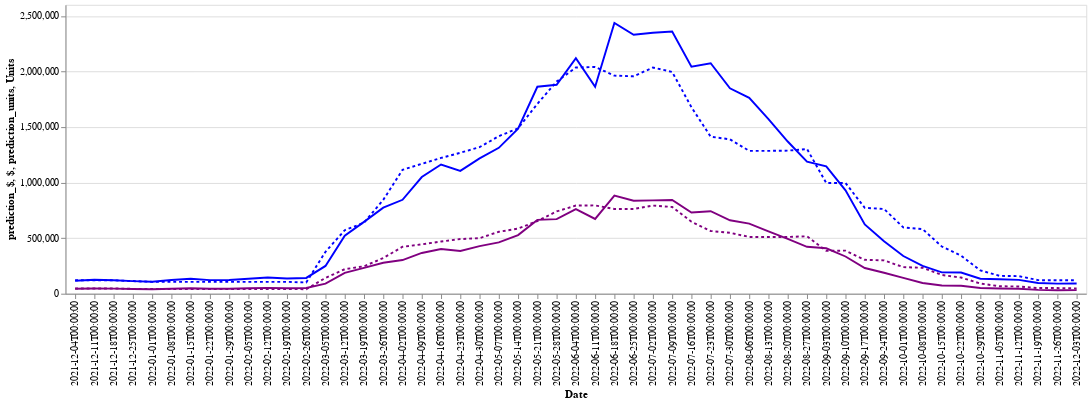

The code cell stored with this chart in its notebook:
### Markdown cell above
Compare the predictions with the actuals

### Code cell
# Merge predictions to the original data to be able to compare and plot it
data_merge = data.merge(test[['prediction_units', 'prediction_$']], how='left', left_index=True, right_index=True).reset_index()

# Plot prediction on line chart 
base = alt.Chart(data_merge[data_merge['Date'] > '2021-12-02']).encode(x=alt.X('Date:O', axis=alt.Axis(labelAngle=-90)))
alt.layer(
    base.mark_line(color='blue', strokeDash=[3,3]).encode(y='prediction_$'),
    base.mark_line(color='blue').encode(y='$'),
    base.mark_line(color='purple', strokeDash=[3,3]).encode(y='prediction_units'),
    base.mark_line(color='purple').encode(y='Units')
).interactive()

### Figure 1 — Vega-Lite specification as saved in the notebook (floating-point values rounded to 4 significant figures)
{"config": {"view": {"continuousWidth": 400, "continuousHeight": 300}}, "layer": [{"mark": {"type": "line", "color": "blue", "strokeDash": [3, 3]}, "encoding": {"x": {"axis": {"labelAngle": -90}, "field": "Date", "type": "ordinal"}, "y": {"field": "prediction_$", "type": "quantitative"}}, "selection": {"selector002": {"type": "interval", "bind": "scales", "encodings": ["x", "y"]}}}, {"mark": {"type": "line", "color": "blue"}, "encoding": {"x": {"axis": {"labelAngle": -90}, "field": "Date", "type": "ordinal"}, "y": {"field": "$", "type": "quantitative"}}}, {"mark": {"type": "line", "color": "purple", "strokeDash": [3, 3]}, "encoding": {"x": {"axis": {"labelAngle": -90}, "field": "Date", "type": "ordinal"}, "y": {"field": "prediction_units", "type": "quantitative"}}}, {"mark": {"type": "line", "color": "purple"}, "encoding": {"x": {"axis": {"labelAngle": -90}, "field": "Date", "type": "ordinal"}, "y": {"field": "Units", "type": "quantitative"}}}], "data": {"name": "data-7cd3f71c2d070a79c585b63698325d8b"}, "$schema": "https://vega.github.io/schema/vega-lite/v4.17.0.json", "datasets": {"data-7cd3f71c2d070a79c585b63698325d8b": [{"Date": "2021-12-04T00:00:00", "$": 116500.0, "Units": 44420.0, "month": 12, "quarter": 4, "year": 2021, "day_of_year": 338, "seasons": 4, "lag_Units_1": 42310.0, "lag_$_1": 110200.0, "lag_Units_2": 34090.0, "lag_$_2": 89180.0, "lag_Units_3": 30460.0, "lag_$_3": 79280.0, "prediction_units": 47620.0, "prediction_$": 120600.0}, {"Date": "2021-12-11T00:00:00", "$": 125200.0, "Units": 47560.0, "month": 12, "quarter": 4, "year": 2021, "day_of_year": 345, "seasons": 4, "lag_Units_1": 44040.0, "lag_$_1": 116200.0, "lag_Units_2": 34700.0, "lag_$_2": 90400.0, "lag_Units_3": 23840.0, "lag_$_3": 61440.0, "prediction_units": 47620.0, "prediction_$": 120600.0}, {"Date": "2021-12-18T00:00:00", "$": 121100.0, "Units": 45620.0, "month": 12, "quarter": 4, "year": 2021, "day_of_year": 352, "seasons": 4, "lag_Units_1": 40210.0, "lag_$_1": 105300.0, "lag_Units_2": 32950.0, "lag_$_2": 86410.0, "lag_Units_3": 22470.0, "lag_$_3": 58960.0, "prediction_units": 47620.0, "prediction_$": 120600.0}, {"Date": "2021-12-25T00:00:00", "$": 113400.0, "Units": 42320.0, "month": 12, "quarter": 4, "year": 2021, "day_of_year": 359, "seasons": 4, "lag_Units_1": 34060.0, "lag_$_1": 89220.0, "lag_Units_2": 28970.0, "lag_$_2": 76370.0, "lag_Units_3": 21510.0, "lag_$_3": 56200.0, "prediction_units": 43250.0, "prediction_$": 113800.0}, {"Date": "2022-01-01T00:00:00", "$": 107800.0, "Units": 39820.0, "month": 1, "quarter": 1, "year": 2022, "day_of_year": 1, "seasons": 4, "lag_Units_1": 38840.0, "lag_$_1": 101500.0, "lag_Units_2": 35420.0, "lag_$_2": 93870.0, "lag_Units_3": 27180.0, "lag_$_3": 70790.0, "prediction_units": 42750.0, "prediction_$": 106800.0}, {"Date": "2022-01-08T00:00:00", "$": 123900.0, "Units": 45330.0, "month": 1, "quarter": 1, "year": 2022, "day_of_year": 8, "seasons": 4, "lag_Units_1": 43630.0, "lag_$_1": 115000.0, "lag_Units_2": 32410.0, "lag_$_2": 85830.0, "lag_Units_3": 30020.0, "lag_$_3": 78190.0, "prediction_units": 42750.0, "prediction_$": 106800.0}, {"Date": "2022-01-15T00:00:00", "$": 135000.0, "Units": 48980.0, "month": 1, "quarter": 1, "year": 2022, "day_of_year": 15, "seasons": 4, "lag_Units_1": 43680.0, "lag_$_1": 114600.0, "lag_Units_2": 38210.0, "lag_$_2": 100600.0, "lag_Units_3": 28580.0, "lag_$_3": 74730.0, "prediction_units": 42750.0, "prediction_$": 106800.0}, {"Date": "2022-01-22T00:00:00", "$": 122000.0, "Units": 44710.0, "month": 1, "quarter": 1, "year": 2022, "day_of_year": 22, "seasons": 4, "lag_Units_1": 46090.0, "lag_$_1": 121800.0, "lag_Units_2": 39160.0, "lag_$_2": 103100.0, "lag_Units_3": 28800.0, "lag_$_3": 76070.0, "prediction_units": 42750.0, "prediction_$": 106800.0}, {"Date": "2022-01-29T00:00:00", "$": 124100.0, "Units": 45240.0, "month": 1, "quarter": 1, "year": 2022, "day_of_year": 29, "seasons": 4, "lag_Units_1": 45070.0, "lag_$_1": 118300.0, "lag_Units_2": 38380.0, "lag_$_2": 99940.0, "lag_Units_3": 35250.0, "lag_$_3": 89540.0, "prediction_units": 42750.0, "prediction_$": 106800.0}, {"Date": "2022-02-05T00:00:00", "$": 135000.0, "Units": 48850.0, "month": 2, "quarter": 1, "year": 2022, "day_of_year": 36, "seasons": 4, "lag_Units_1": 45640.0, "lag_$_1": 119200.0, "lag_Units_2": 45130.0, "lag_$_2": 119600.0, "lag_Units_3": 38710.0, "lag_$_3": 97240.0, "prediction_units": 42750.0, "prediction_$": 106800.0}, {"Date": "2022-02-12T00:00:00", "$": 145500.0, "Units": 52810.0, "month": 2, "quarter": 1, "year": 2022, "day_of_year": 43, "seasons": 4, "lag_Units_1": 49540.0, "lag_$_1": 129400.0, "lag_Units_2": 43720.0, "lag_$_2": 115800.0, "lag_Units_3": 38150.0, "lag_$_3": 95980.0, "prediction_units": 42750.0, "prediction_$": 106800.0}, {"Date": "2022-02-19T00:00:00", "$": 136200.0, "Units": 49530.0, "month": 2, "quarter": 1, "year": 2022, "day_of_year": 50, "seasons": 4, "lag_Units_1": 42970.0, "lag_$_1": 114100.0, "lag_Units_2": 48520.0, "lag_$_2": 128100.0, "lag_Units_3": 43430.0, "lag_$_3": 109200.0, "prediction_units": 42750.0, "prediction_$": 106800.0}, {"Date": "2022-02-26T00:00:00", "$": 142000.0, "Units": 52110.0, "month": 2, "quarter": 1, "year": 2022, "day_of_year": 57, "seasons": 4, "lag_Units_1": 55290.0, "lag_$_1": 145300.0, "lag_Units_2": 49730.0, "lag_$_2": 130900.0, "lag_Units_3": 53980.0, "lag_$_3": 135900.0, "prediction_units": 40490.0, "prediction_$": 101100.0}, {"Date": "2022-03-05T00:00:00", "$": 250000.0, "Units": 90680.0, "month": 3, "quarter": 1, "year": 2022, "day_of_year": 64, "seasons": 1, "lag_Units_1": 90320.0, "lag_$_1": 235700.0, "lag_Units_2": 84490.0, "lag_$_2": 219400.0, "lag_Units_3": 90100.0, "lag_$_3": 232800.0, "prediction_units": 142100.0, "prediction_$": 377400.0}, {"Date": "2022-03-12T00:00:00", "$": 522700.0, "Units": 188300.0, "month": 3, "quarter": 1, "year": 2022, "day_of_year": 71, "seasons": 1, "lag_Units_1": 176300.0, "lag_$_1": 461300.0, "lag_Units_2": 198400.0, "lag_$_2": 521600.0, "lag_Units_3": 130800.0, "lag_$_3": 339500.0, "prediction_units": 220700.0, "prediction_$": 571600.0}, {"Date": "2022-03-19T00:00:00", "$": 646500.0, "Units": 232600.0, "month": 3, "quarter": 1, "year": 2022, "day_of_year": 78, "seasons": 1, "lag_Units_1": 261500.0, "lag_$_1": 682100.0, "lag_Units_2": 404400.0, "lag_$_2": 1057000.0, "lag_Units_3": 165200.0, "lag_$_3": 429300.0, "prediction_units": 247200.0, "prediction_$": 639500.0}, {"Date": "2022-03-26T00:00:00", "$": 774000.0, "Units": 278700.0, "month": 3, "quarter": 1, "year": 2022, "day_of_year": 85, "seasons": 1, "lag_Units_1": 343900.0, "lag_$_1": 888900.0, "lag_Units_2": 370100.0, "lag_$_2": 963900.0, "lag_Units_3": 205300.0, "lag_$_3": 532000.0, "prediction_units": 321000.0, "prediction_$": 844500.0}, {"Date": "2022-04-02T00:00:00", "$": 845500.0, "Units": 302800.0, "month": 4, "quarter": 2, "year": 2022, "day_of_year": 92, "seasons": 1, "lag_Units_1": 433500.0, "lag_$_1": 1110000.0, "lag_Units_2": 452100.0, "lag_$_2": 1177000.0, "lag_Units_3": 265400.0, "lag_$_3": 693200.0, "prediction_units": 422300.0, "prediction_$": 1115000.0}, {"Date": "2022-04-09T00:00:00", "$": 1050000.0, "Units": 366900.0, "month": 4, "quarter": 2, "year": 2022, "day_of_year": 99, "seasons": 1, "lag_Units_1": 516200.0, "lag_$_1": 1326000.0, "lag_Units_2": 470800.0, "lag_$_2": 1211000.0, "lag_Units_3": 362400.0, "lag_$_3": 945600.0, "prediction_units": 444300.0, "prediction_$": 1169000.0}, {"Date": "2022-04-16T00:00:00", "$": 1163000.0, "Units": 402100.0, "month": 4, "quarter": 2, "year": 2022, "day_of_year": 106, "seasons": 1, "lag_Units_1": 499600.0, "lag_$_1": 1283000.0, "lag_Units_2": 519100.0, "lag_$_2": 1332000.0, "lag_Units_3": 391700.0, "lag_$_3": 1010000.0, "prediction_units": 469900.0, "prediction_$": 1222000.0}, {"Date": "2022-04-23T00:00:00", "$": 1105000.0, "Units": 384800.0, "month": 4, "quarter": 2, "year": 2022, "day_of_year": 113, "seasons": 1, "lag_Units_1": 468000.0, "lag_$_1": 1205000.0, "lag_Units_2": 540400.0, "lag_$_2": 1384000.0, "lag_Units_3": 429500.0, "lag_$_3": 1106000.0, "prediction_units": 491800.0, "prediction_$": 1268000.0}, {"Date": "2022-04-30T00:00:00", "$": 1218000.0, "Units": 428500.0, "month": 4, "quarter": 2, "year": 2022, "day_of_year": 120, "seasons": 1, "lag_Units_1": 524200.0, "lag_$_1": 1338000.0, "lag_Units_2": 607400.0, "lag_$_2": 1553000.0, "lag_Units_3": 459300.0, "lag_$_3": 1186000.0, "prediction_units": 500100.0, "prediction_$": 1319000.0}, {"Date": "2022-05-07T00:00:00", "$": 1313000.0, "Units": 461600.0, "month": 5, "quarter": 2, "year": 2022, "day_of_year": 127, "seasons": 1, "lag_Units_1": 558100.0, "lag_$_1": 1432000.0, "lag_Units_2": 688100.0, "lag_$_2": 1762000.0, "lag_Units_3": 494400.0, "lag_$_3": 1282000.0, "prediction_units": 557100.0, "prediction_$": 1418000.0}, {"Date": "2022-05-14T00:00:00", "$": 1486000.0, "Units": 528100.0, "month": 5, "quarter": 2, "year": 2022, "day_of_year": 134, "seasons": 1, "lag_Units_1": 553100.0, "lag_$_1": 1425000.0, "lag_Units_2": 721800.0, "lag_$_2": 1854000.0, "lag_Units_3": 499100.0, "lag_$_3": 1289000.0, "prediction_units": 586100.0, "prediction_$": 1488000.0}, {"Date": "2022-05-21T00:00:00", "$": 1863000.0, "Units": 664300.0, "month": 5, "quarter": 2, "year": 2022, "day_of_year": 141, "seasons": 1, "lag_Units_1": 631000.0, "lag_$_1": 1627000.0, "lag_Units_2": 796100.0, "lag_$_2": 2041000.0, "lag_Units_3": 639500.0, "lag_$_3": 1650000.0, "prediction_units": 653700.0, "prediction_$": 1709000.0}, {"Date": "2022-05-28T00:00:00", "$": 1881000.0, "Units": 671500.0, "month": 5, "quarter": 2, "year": 2022, "day_of_year": 148, "seasons": 1, "lag_Units_1": 720200.0, "lag_$_1": 1859000.0, "lag_Units_2": 905000.0, "lag_$_2": 2314000.0, "lag_Units_3": 710100.0, "lag_$_3": 1827000.0, "prediction_units": 740600.0, "prediction_$": 1909000.0}, {"Date": "2022-06-04T00:00:00", "$": 2120000.0, "Units": 761400.0, "month": 6, "quarter": 2, "year": 2022, "day_of_year": 155, "seasons": 2, "lag_Units_1": 751000.0, "lag_$_1": 1926000.0, "lag_Units_2": 897200.0, "lag_$_2": 2275000.0, "lag_Units_3": 772300.0, "lag_$_3": 1988000.0, "prediction_units": 793400.0, "prediction_$": 2035000.0}, {"Date": "2022-06-11T00:00:00", "$": 1862000.0, "Units": 672900.0, "month": 6, "quarter": 2, "year": 2022, "day_of_year": 162, "seasons": 2, "lag_Units_1": 795700.0, "lag_$_1": 2046000.0, "lag_Units_2": 941000.0, "lag_$_2": 2402000.0, "lag_Units_3": 742500.0, "lag_$_3": 1904000.0, "prediction_units": 795000.0, "prediction_$": 2041000.0}, {"Date": "2022-06-18T00:00:00", "$": 2437000.0, "Units": 883300.0, "month": 6, "quarter": 2, "year": 2022, "day_of_year": 169, "seasons": 2, "lag_Units_1": 784900.0, "lag_$_1": 2012000.0, "lag_Units_2": 816100.0, "lag_$_2": 2074000.0, "lag_Units_3": 717800.0, "lag_$_3": 1844000.0, "prediction_units": 762100.0, "prediction_$": 1963000.0}, {"Date": "2022-06-25T00:00:00", "$": 2330000.0, "Units": 836500.0, "month": 6, "quarter": 2, "year": 2022, "day_of_year": 176, "seasons": 2, "lag_Units_1": 692600.0, "lag_$_1": 1775000.0, "lag_Units_2": 780100.0, "lag_$_2": 2002000.0, "lag_Units_3": 738100.0, "lag_$_3": 1890000.0, "prediction_units": 762600.0, "prediction_$": 1957000.0}, {"Date": "2022-07-02T00:00:00", "$": 2349000.0, "Units": 840200.0, "month": 7, "quarter": 3, "year": 2022, "day_of_year": 183, "seasons": 2, "lag_Units_1": 756300.0, "lag_$_1": 1938000.0, "lag_Units_2": 850300.0, "lag_$_2": 2168000.0, "lag_Units_3": 837300.0, "lag_$_3": 2137000.0, "prediction_units": 793400.0, "prediction_$": 2035000.0}, {"Date": "2022-07-09T00:00:00", "$": 2360000.0, "Units": 843900.0, "month": 7, "quarter": 3, "year": 2022, "day_of_year": 190, "seasons": 2, "lag_Units_1": 717100.0, "lag_$_1": 1833000.0, "lag_Units_2": 777200.0, "lag_$_2": 1972000.0, "lag_Units_3": 739100.0, "lag_$_3": 1890000.0, "prediction_units": 780500.0, "prediction_$": 1996000.0}, {"Date": "2022-07-16T00:00:00", "$": 2042000.0, "Units": 731000.0, "month": 7, "quarter": 3, "year": 2022, "day_of_year": 197, "seasons": 2, "lag_Units_1": 626200.0, "lag_$_1": 1598000.0, "lag_Units_2": 689900.0, "lag_$_2": 1752000.0, "lag_Units_3": 716400.0, "lag_$_3": 1820000.0, "prediction_units": 648000.0, "prediction_$": 1678000.0}, {"Date": "2022-07-23T00:00:00", "$": 2074000.0, "Units": 742600.0, "month": 7, "quarter": 3, "year": 2022, "day_of_year": 204, "seasons": 2, "lag_Units_1": 601900.0, "lag_$_1": 1540000.0, "lag_Units_2": 644400.0, "lag_$_2": 1640000.0, "lag_Units_3": 661100.0, "lag_$_3": 1675000.0, "prediction_units": 564500.0, "prediction_$": 1413000.0}, {"Date": "2022-07-30T00:00:00", "$": 1849000.0, "Units": 660800.0, "month": 7, "quarter": 3, "year": 2022, "day_of_year": 211, "seasons": 2, "lag_Units_1": 592000.0, "lag_$_1": 1512000.0, "lag_Units_2": 590400.0, "lag_$_2": 1499000.0, "lag_Units_3": 609800.0, "lag_$_3": 1542000.0, "prediction_units": 548500.0, "prediction_$": 1389000.0}, {"Date": "2022-08-06T00:00:00", "$": 1763000.0, "Units": 630400.0, "month": 8, "quarter": 3, "year": 2022, "day_of_year": 218, "seasons": 2, "lag_Units_1": 529200.0, "lag_$_1": 1346000.0, "lag_Units_2": 525300.0, "lag_$_2": 1333000.0, "lag_Units_3": 576200.0, "lag_$_3": 1465000.0, "prediction_units": 510900.0, "prediction_$": 1286000.0}, {"Date": "2022-08-13T00:00:00", "$": 1572000.0, "Units": 560400.0, "month": 8, "quarter": 3, "year": 2022, "day_of_year": 225, "seasons": 2, "lag_Units_1": 538800.0, "lag_$_1": 1372000.0, "lag_Units_2": 477600.0, "lag_$_2": 1210000.0, "lag_Units_3": 543800.0, "lag_$_3": 1376000.0, "prediction_units": 510300.0, "prediction_$": 1286000.0}, {"Date": "2022-08-20T00:00:00", "$": 1370000.0, "Units": 493100.0, "month": 8, "quarter": 3, "year": 2022, "day_of_year": 232, "seasons": 2, "lag_Units_1": 457800.0, "lag_$_1": 1166000.0, "lag_Units_2": 469300.0, "lag_$_2": 1182000.0, "lag_Units_3": 437100.0, "lag_$_3": 1091000.0, "prediction_units": 510800.0, "prediction_$": 1288000.0}, {"Date": "2022-08-27T00:00:00", "$": 1188000.0, "Units": 422000.0, "month": 8, "quarter": 3, "year": 2022, "day_of_year": 239, "seasons": 2, "lag_Units_1": 466300.0, "lag_$_1": 1186000.0, "lag_Units_2": 424800.0, "lag_$_2": 1069000.0, "lag_Units_3": 307000.0, "lag_$_3": 770400.0, "prediction_units": 516700.0, "prediction_$": 1303000.0}, {"Date": "2022-09-03T00:00:00", "$": 1146000.0, "Units": 408900.0, "month": 9, "quarter": 3, "year": 2022, "day_of_year": 246, "seasons": 3, "lag_Units_1": 418200.0, "lag_$_1": 1059000.0, "lag_Units_2": 412600.0, "lag_$_2": 1046000.0, "lag_Units_3": 245700.0, "lag_$_3": 597600.0, "prediction_units": 386500.0, "prediction_$": 996500.0}, {"Date": "2022-09-10T00:00:00", "$": 930200.0, "Units": 335000.0, "month": 9, "quarter": 3, "year": 2022, "day_of_year": 253, "seasons": 3, "lag_Units_1": 377800.0, "lag_$_1": 961100.0, "lag_Units_2": 339000.0, "lag_$_2": 849500.0, "lag_Units_3": 204200.0, "lag_$_3": 454200.0, "prediction_units": 387600.0, "prediction_$": 996500.0}, {"Date": "2022-09-17T00:00:00", "$": 623900.0, "Units": 231100.0, "month": 9, "quarter": 3, "year": 2022, "day_of_year": 260, "seasons": 3, "lag_Units_1": 298500.0, "lag_$_1": 763100.0, "lag_Units_2": 226700.0, "lag_$_2": 554300.0, "lag_Units_3": 158300.0, "lag_$_3": 349300.0, "prediction_units": 305100.0, "prediction_$": 772500.0}, {"Date": "2022-09-24T00:00:00", "$": 472300.0, "Units": 188400.0, "month": 9, "quarter": 3, "year": 2022, "day_of_year": 267, "seasons": 3, "lag_Units_1": 225900.0, "lag_$_1": 573600.0, "lag_Units_2": 162100.0, "lag_$_2": 385200.0, "lag_Units_3": 121800.0, "lag_$_3": 255300.0, "prediction_units": 299900.0, "prediction_$": 762900.0}, {"Date": "2022-10-01T00:00:00", "$": 339100.0, "Units": 142800.0, "month": 10, "quarter": 4, "year": 2022, "day_of_year": 274, "seasons": 3, "lag_Units_1": 175000.0, "lag_$_1": 438300.0, "lag_Units_2": 138600.0, "lag_$_2": 327800.0, "lag_Units_3": 103800.0, "lag_$_3": 240100.0, "prediction_units": 239100.0, "prediction_$": 596700.0}, {"Date": "2022-10-08T00:00:00", "$": 250100.0, "Units": 96840.0, "month": 10, "quarter": 4, "year": 2022, "day_of_year": 281, "seasons": 3, "lag_Units_1": 164100.0, "lag_$_1": 388000.0, "lag_Units_2": 124900.0, "lag_$_2": 298700.0, "lag_Units_3": 81100.0, "lag_$_3": 192100.0, "prediction_units": 233600.0, "prediction_$": 581700.0}, {"Date": "2022-10-15T00:00:00", "$": 191800.0, "Units": 74510.0, "month": 10, "quarter": 4, "year": 2022, "day_of_year": 288, "seasons": 3, "lag_Units_1": 135600.0, "lag_$_1": 323300.0, "lag_Units_2": 107800.0, "lag_$_2": 264000.0, "lag_Units_3": 58270.0, "lag_$_3": 139700.0, "prediction_units": 168500.0, "prediction_$": 424700.0}, {"Date": "2022-10-22T00:00:00", "$": 190600.0, "Units": 71290.0, "month": 10, "quarter": 4, "year": 2022, "day_of_year": 295, "seasons": 3, "lag_Units_1": 124600.0, "lag_$_1": 247400.0, "lag_Units_2": 82160.0, "lag_$_2": 208200.0, "lag_Units_3": 51420.0, "lag_$_3": 126200.0, "prediction_units": 145500.0, "prediction_$": 343100.0}, {"Date": "2022-10-29T00:00:00", "$": 135400.0, "Units": 51880.0, "month": 10, "quarter": 4, "year": 2022, "day_of_year": 302, "seasons": 3, "lag_Units_1": 87410.0, "lag_$_1": 210100.0, "lag_Units_2": 64000.0, "lag_$_2": 161500.0, "lag_Units_3": 48850.0, "lag_$_3": 121200.0, "prediction_units": 91650.0, "prediction_$": 210100.0}, {"Date": "2022-11-05T00:00:00", "$": 130100.0, "Units": 47680.0, "month": 11, "quarter": 4, "year": 2022, "day_of_year": 309, "seasons": 3, "lag_Units_1": 64780.0, "lag_$_1": 161100.0, "lag_Units_2": 57790.0, "lag_$_2": 147600.0, "lag_Units_3": 43520.0, "lag_$_3": 109900.0, "prediction_units": 66830.0, "prediction_$": 160800.0}, {"Date": "2022-11-12T00:00:00", "$": 124300.0, "Units": 45360.0, "month": 11, "quarter": 4, "year": 2022, "day_of_year": 316, "seasons": 3, "lag_Units_1": 58330.0, "lag_$_1": 148500.0, "lag_Units_2": 57290.0, "lag_$_2": 145800.0, "lag_Units_3": 39540.0, "lag_$_3": 102700.0, "prediction_units": 65480.0, "prediction_$": 158200.0}, {"Date": "2022-11-19T00:00:00", "$": 96340.0, "Units": 34530.0, "month": 11, "quarter": 4, "year": 2022, "day_of_year": 323, "seasons": 3, "lag_Units_1": 53640.0, "lag_$_1": 135300.0, "lag_Units_2": 50630.0, "lag_$_2": 130400.0, "lag_Units_3": 37470.0, "lag_$_3": 97410.0, "prediction_units": 50690.0, "prediction_$": 122200.0}, {"Date": "2022-11-26T00:00:00", "$": 90540.0, "Units": 31240.0, "month": 11, "quarter": 4, "year": 2022, "day_of_year": 330, "seasons": 3, "lag_Units_1": 43620.0, "lag_$_1": 112300.0, "lag_Units_2": 42680.0, "lag_$_2": 110000.0, "lag_Units_3": 32020.0, "lag_$_3": 82230.0, "prediction_units": 50690.0, "prediction_$": 120600.0}, {"Date": "2022-12-03T00:00:00", "$": 91140.0, "Units": 32180.0, "month": 12, "quarter": 4, "year": 2022, "day_of_year": 337, "seasons": 4, "lag_Units_1": 44420.0, "lag_$_1": 116500.0, "lag_Units_2": 42310.0, "lag_$_2": 110200.0, "lag_Units_3": 34090.0, "lag_$_3": 89180.0, "prediction_units": 47620.0, "prediction_$": 120600.0}]}}
